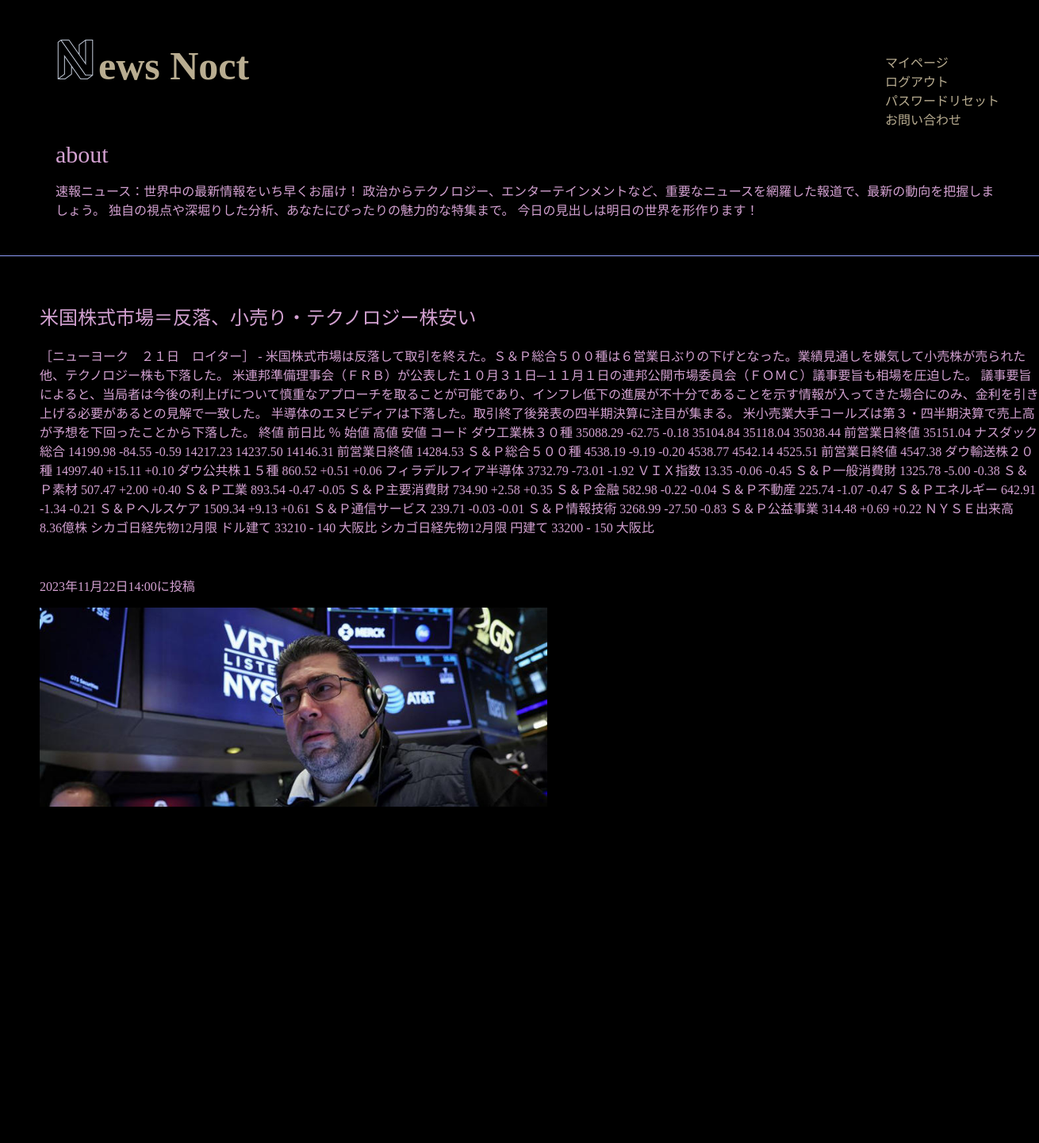
Page /news-detail/1 (signed in) on the committed database.
### news/models.py (models this page shows, shortened)
class NewsPost(models.Model):
    user=models.ForeignKey(
        CustomUser,
        verbose_name='ユーザー',
        on_delete=models.CASCADE
    )
    category=models.ForeignKey(
        Category,
        verbose_name='カテゴリ',
        on_delete=models.PROTECT
    )
    title=models.CharField(
        verbose_name='タイトル',
        max_length=200
    )
    comment=models.TextField(
        verbose_name='コメント'
    )
    image1=models.ImageField(
        verbose_name='イメージ1',
        upload_to='news'
    )
    image2=models.ImageField(
        verbose_name='イメージ2',
        upload_to='news',
        blank=True,
        null=True
    )
    posted_at=models.DateTimeField(
        verbose_name='投稿日時',
        auto_now_add=True
    )

### news/views.py (the view)
class DetailView(DetailView):
    template_name='detail.html'
    model=NewsPost

### news/templates/detail.html (shortened to what this page needs)
{% extends "base.html" %}
    {% block contents %}
    <br>
    <div class='container'>
        <div class='row'>
            <div col oddset-3>
                <h2>{{object.title}}</h2>
                <p>{{object.comment}}</p>
                <br>
                <p>{{object.posted_at}}に投稿</p>
                <p><img src='{{object.image1.url}}'></img></p>
            </div>
        </div>
    </div>
    {% endblock  %}

### news/static/css/style.css (style rules this page uses)
body { box-sizing: border-box; margin: 0; padding: 0; background: rgb(0, 0, 0); color: rgb(211, 161, 209); display: flex; flex-flow: column; min-height: 100vh; }
h2 { font-weight: lighter; }
img { width: 640px; height: 360px; object-fit: cover; }
body .container { clear: both; padding-left: 50px; padding-top: 20px; margin-bottom: 100px; }

### rows in the picture
NewsPost: title "米国株式市場＝反落、小売り・テクノロジー株安い", comment "［ニューヨーク ２１日 ロイター］ - 米国株式市場は反落して取引を終えた。Ｓ＆Ｐ総合５００種は６営業日ぶりの下げとなった。業績見通しを嫌気して小売株が売られた他、テクノロジー株も下落した。 米連邦準備理事会（ＦＲＢ）が公表した１０月３１日─１１月１日の連邦公開市場委員会（ＦＯＭＣ）議事要旨も相場を圧迫した。 議事要旨によると、当局者は今後の利上げについて慎重なアプローチを取ることが可能であり、インフレ低下の進展が不十分であることを示す情報が入ってきた場合にのみ、金利を引き上げる必要があるとの見解で一致した。 半導体のエヌビディアは下落した。取引終了後発表の四半期決算に注目が集まる。 米小売業大手コールズは第３・四半期決算で売上高が予想を下回ったことから下落した。 終値 前日比 ％ 始値 高値 安値 コード ダウ工業株３０種 35088.29 -62.75 -0.18 35104.84 35118.04 35038.44 前営業日終値 35151.04 ナスダック総合 14199.98 -84.55 -0.59 14217.23 14237.50 14146.31 前営業日終値 14284.53 Ｓ＆Ｐ総合５００種 4538.19 -9.19 -0.20 4538.77 4542.14 4525.51 前営業日終値 4547.38 ダウ輸送株２０種 14997.40 +15.11 +0.10 ダウ公共株１５種 860.52 +0.51 +0.06 フィラデルフィア半導体 3732.79 -73.01 -1.92 ＶＩＸ指数 13.35 -0.06 -0.45 Ｓ＆Ｐ一般消費財…", posted_at "2023年11月22日14:00", image1 (picture)
